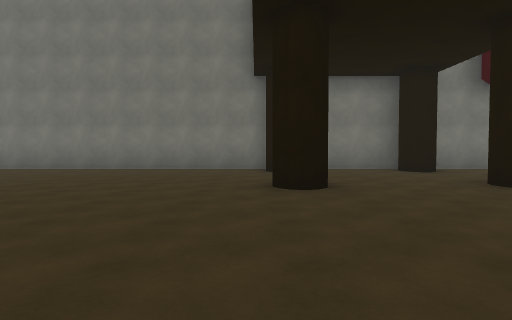
View 1 (above)

24 first-person views from a walk through a 3-D level made in the Unity game engine. The camera is 1.2 m above the floor, tilts 2° down and sees 75° across. The floor is counted in squares, 2 m on a side. Each view is taken from the middle of a square. On the plan, view 1 faces up. The plan holds only what a view shows up to about 10 squares ahead; the rest is blank. The place goes on beyond the plan.

View 2
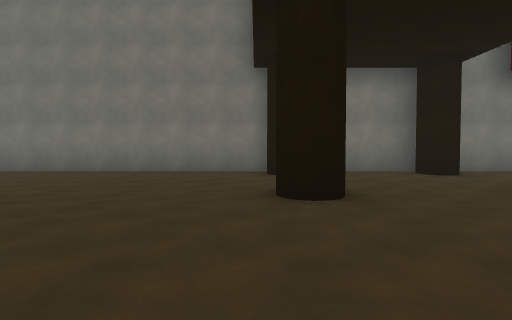

View 3
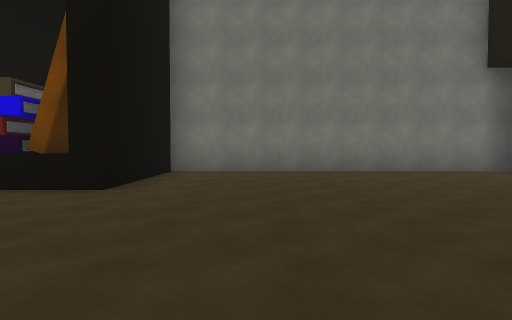

View 4
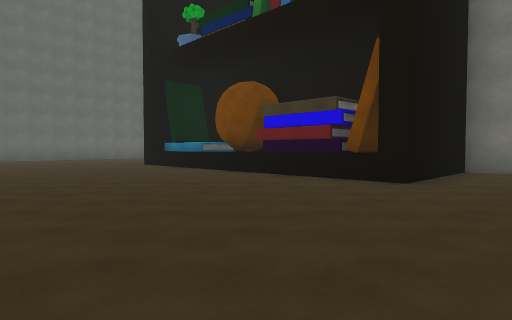

View 5
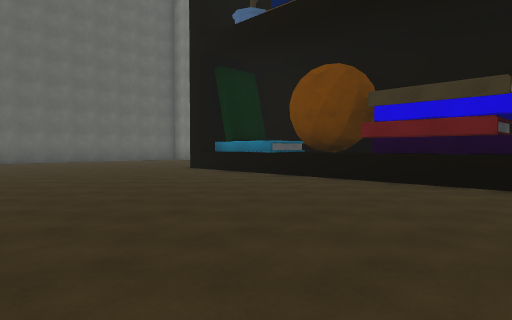

View 6
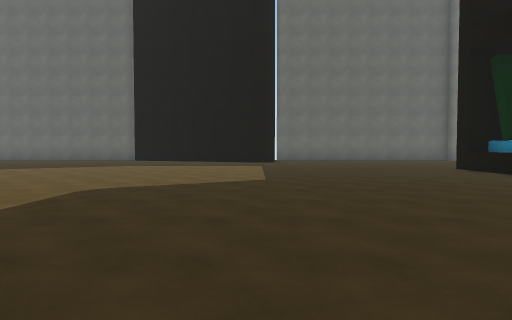

View 7
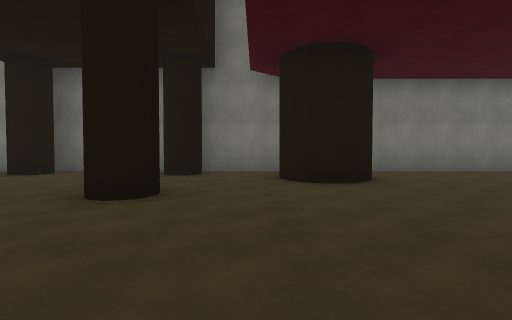

View 8
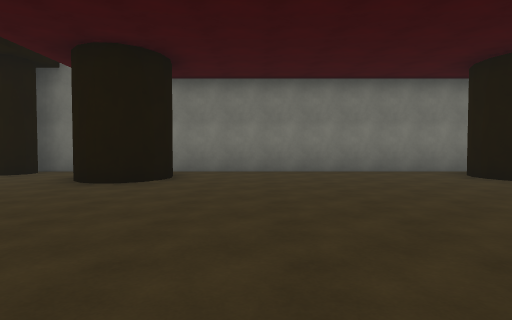

View 9
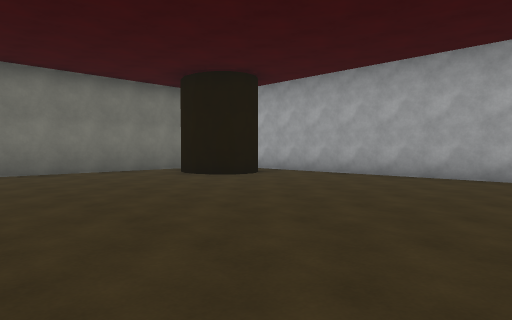

View 10
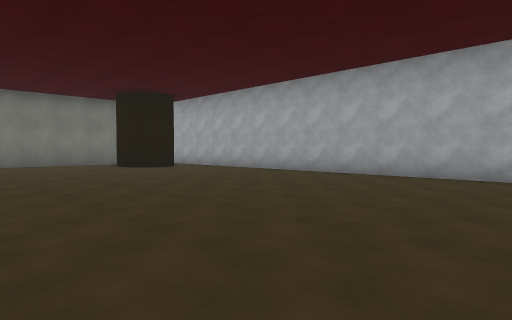

View 11
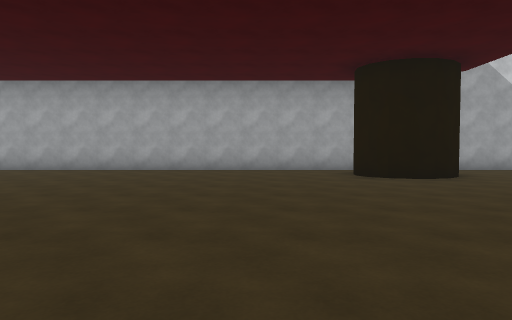

View 12
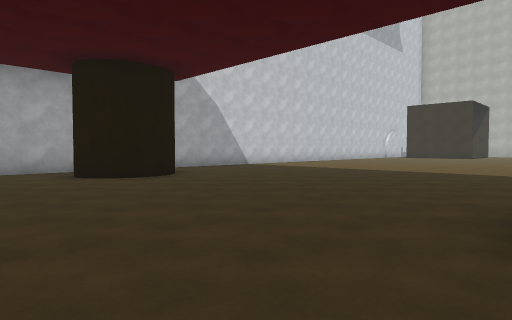

View 13
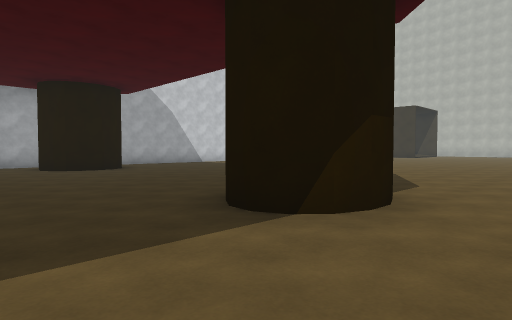

View 14
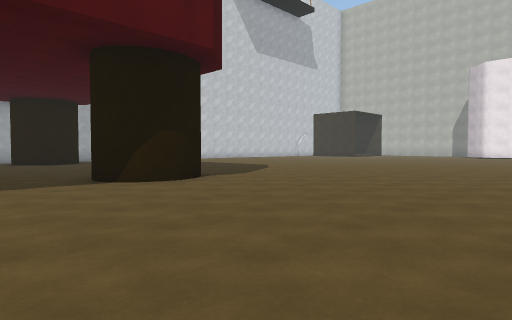

View 15
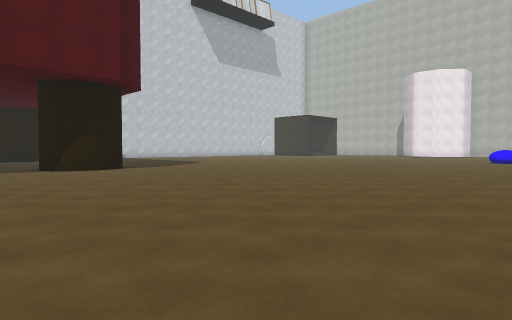

View 16
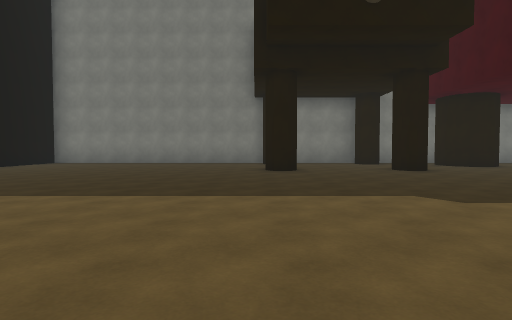

View 17
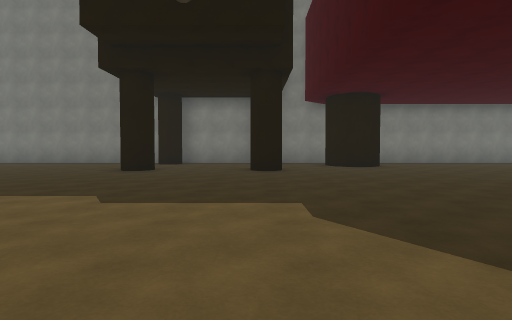

View 18
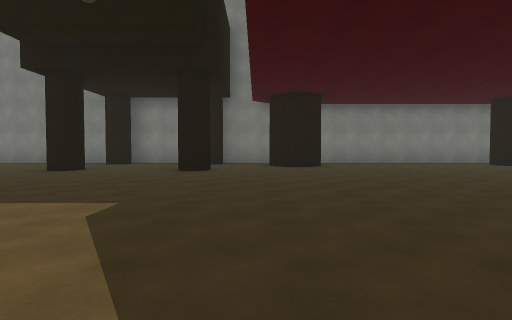

View 19
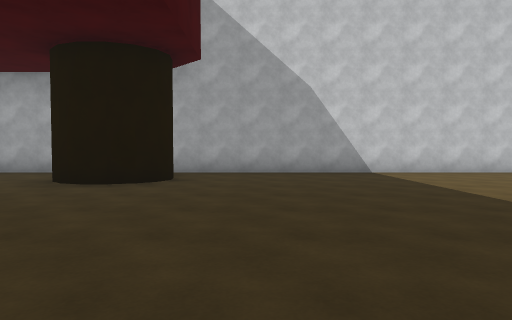

View 20
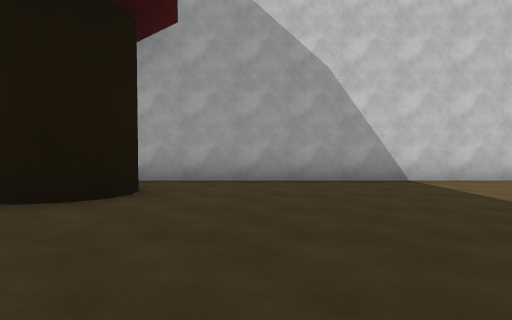

View 21
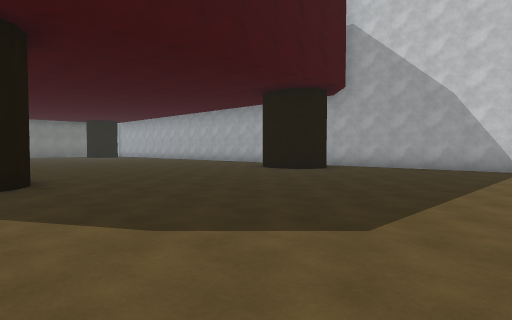

View 22
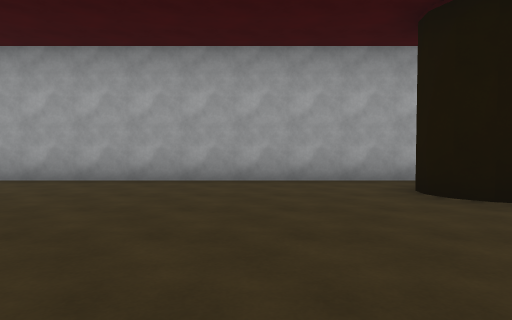

View 23
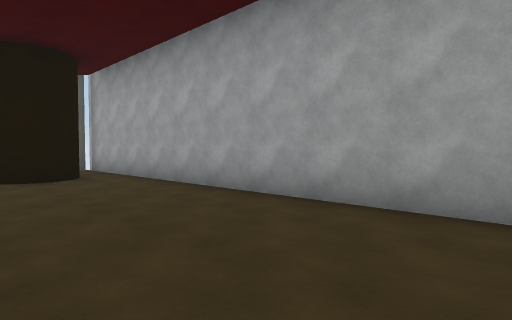

View 24
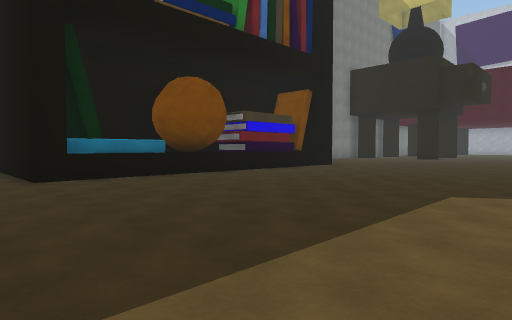

### Floor plan
Points are (right, up) in squares from view 1. A wall is a line through its corners. A room is listed if a view was taken in it or the views show most of it. See-through windows are left out.
Room 1 (views 1, 2, 3, 4, 5, 6, 7, 8, 9, 10, 11, 12, 13, 14, 15, 16, 17, 18, 19, 20, 21, 22, 23, 24)
walls: (6.5, -7.8) (7.1, -7.2); (6.4, -8.3) (6.7, -7.4) (7.3, -7.2) (7.7, -7.3); (6.5, -8.8) (6.5, -8.1); (7, -9.3) (6.6, -8.9) (6.5, -8.5); (8.2, -8.7) (7.9, -9.2); (6.9, 6.8) (6.6, 7.1) (6.5, 7.6); (7.9, 6.7) (7.1, 6.6); (-9.8, 6.9) (-9.8, 6.3); (-10, 7.1) (-10, 6.3) (-12.4, 6.3); (8.2, 7.1) (7.5, 6.6) (6.7, 6.9); (8.3, 7.5) (8, 6.9); (8.2, 8.2) (8.3, 7.8) (8.2, 7.3); (-13, 6.6) (-13.5, 6.5); (14.7, -7.7) (15.1, -7.2); (14.5, -8.5) (14.5, -8.1) (14.8, -7.4) (15.3, -7.2) (15.8, -7.3); (14.8, -9.2) (14.5, -8.3); (-14.8, 6.3) (-17.1, 6.3); (15.4, -9.4) (15, -9.2) (14.7, -8.9); (14.5, 7.6) (14.5, 8); (15.9, 6.7) (15.1, 6.6); (16.3, 7.4) (16, 6.9) (15.5, 6.6) (15, 6.8) (14.7, 7.1) (14.5, 7.8) (14.7, 8.4); (17.3, -15.5) (17.3, 8.5); (17.3, 9.7) (-8.2, 9.7) (-8.2, 5.8) (-17.6, 5.8) (-17.6, 9.4)
ways out: opening at (15.5, 9); opening at (17, 7.5)
objects: other object (-9, 7)

Positions as (right, up) in squares from view 1, and headings:
1: (0, 0), facing up
2: (0, 1), facing up
3: (-6, 1), facing up
4: (-6, 0), facing up-left
5: (-9, 0), facing up-left
6: (-8, 0), facing left
7: (6, 1), facing up
8: (10, 1), facing up
9: (10, 1), facing up-right
10: (10, -3), facing up-right
11: (8, -5), facing right
12: (8, -5), facing down-right
13: (5, -5), facing down-right
14: (1, -5), facing down-right
15: (-3, -5), facing down-right
16: (0, -4), facing up
17: (4, -4), facing up
18: (6, -4), facing up
19: (9, -11), facing right
20: (11, -11), facing right
21: (7, -15), facing up-right
22: (11, -5), facing right
23: (14, 0), facing up-right
24: (-19, -1), facing up-right
